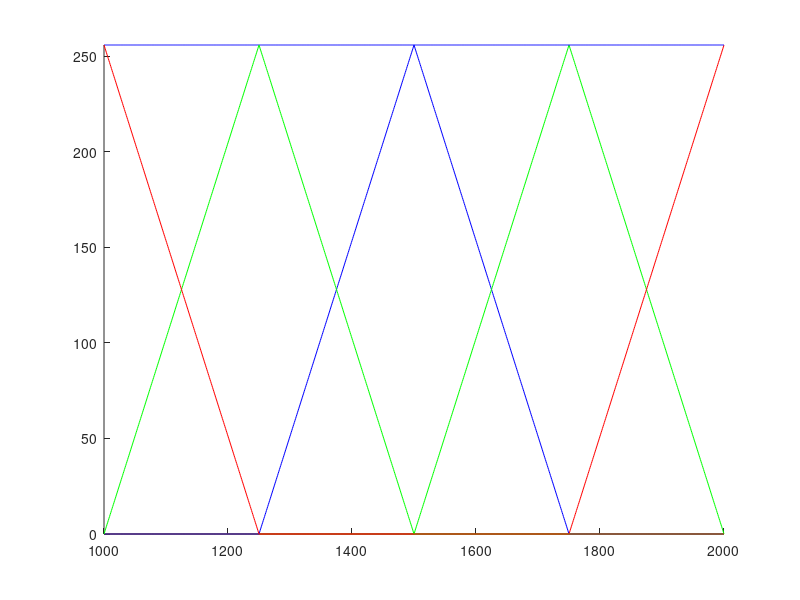

Reproduce this figure in MATLAB.
close all
clear all
clc

OUTMAX = 256;
OUTMIN = 0;
velWidth = 1000:1:2000;
SLOPE = 256 / 250;
intensity = 0.95;

AVG = 1500;
MAX = 2000;
MIN = 1000;

% color function
r1 = OUTMAX + SLOPE * (velWidth - MAX);
g1 = OUTMAX - SLOPE * abs(-velWidth + (AVG + MAX)/2);
b1 = OUTMAX + SLOPE * (-velWidth + AVG);

r2 = OUTMAX - SLOPE * (velWidth - MIN);
g2 = OUTMAX - SLOPE * abs(-velWidth + (AVG + MIN)/2);
b2 = OUTMAX - SLOPE * (-velWidth + AVG);


% saturate
r1 = min(OUTMAX, max(OUTMIN, r1));
g1 = min(OUTMAX, max(OUTMIN, g1));
b1 = min(OUTMAX, max(OUTMIN, b1));

r2 = min(OUTMAX, max(OUTMIN, r2));
g2 = min(OUTMAX, max(OUTMIN, g2));
b2 = min(OUTMAX, max(OUTMIN, b2));

figure
hold on
axis([MIN, MAX, 0, OUTMAX])
plot(velWidth,b1, 'b')
plot(velWidth,g1, 'g')
plot(velWidth,r1, 'r')

plot(velWidth,b2, 'b')
plot(velWidth,g2, 'g')
plot(velWidth,r2, 'r')
